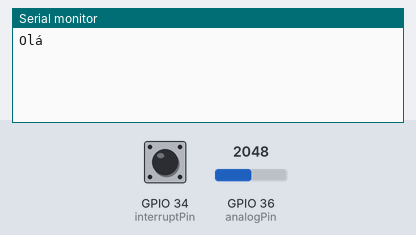
A sketch run on a simulated ESP32. On the bench: the last lines printed to the serial monitor. Inputs (shaded band) come from the test bench; at power-on: GPIO 34 (interruptPin) LOW, GPIO 36 (analogPin) = 2048.

Above: at 1.2 s.
1.3 s: GPIO 34 (interruptPin) pulled HIGH for 0.15 s
At 2.7 s:
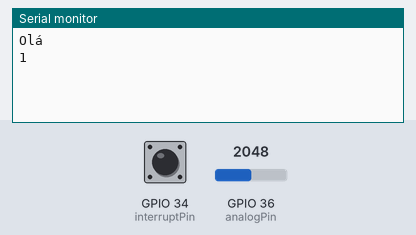
3.1 s: GPIO 34 (interruptPin) pulled HIGH for 1 s
At 3.9 s:
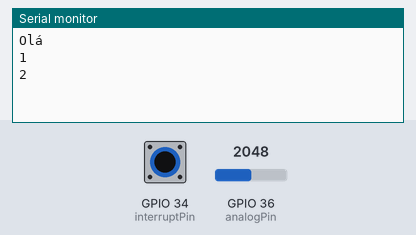
5.6 s: GPIO 34 (interruptPin) pulled HIGH for 0.15 s
At 6.9 s:
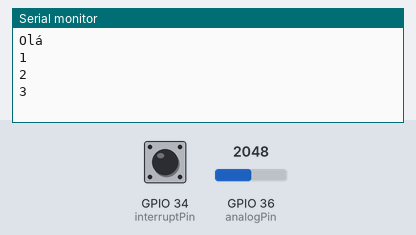

The sketch:

ESP_interruption_array.ino
```cpp
int analogPin = 36;
int interruptPin = 34;
int val[7];
int count = 0;
int value = 0;
volatile bool flag = false;

void setup() {
  Serial.begin(9600);
  attachInterrupt(digitalPinToInterrupt(interruptPin), interruptFunction, RISING);
  Serial.println("Olá");
}

void loop() {
  while (count < 7) {
    if(flag){
      val[count] = analogRead(analogPin);
      count++;
      flag = false;
      Serial.println(count);
    }
  }

  for (value = 0; value < 7; value++){
    Serial.println(map(val[value], 0, 1023, 0, 4095));
  }
}

void interruptFunction() {
  flag = true;
}
```

Measured:
- after the input at 1.3 s, the serial monitor: prints a new line after 0.30 s (image 1)
- after the input at 3.1 s, the serial monitor: prints a new line after 0.10 s (image 2)
- after the input at 5.6 s, the serial monitor: prints a new line at once (image 3)
